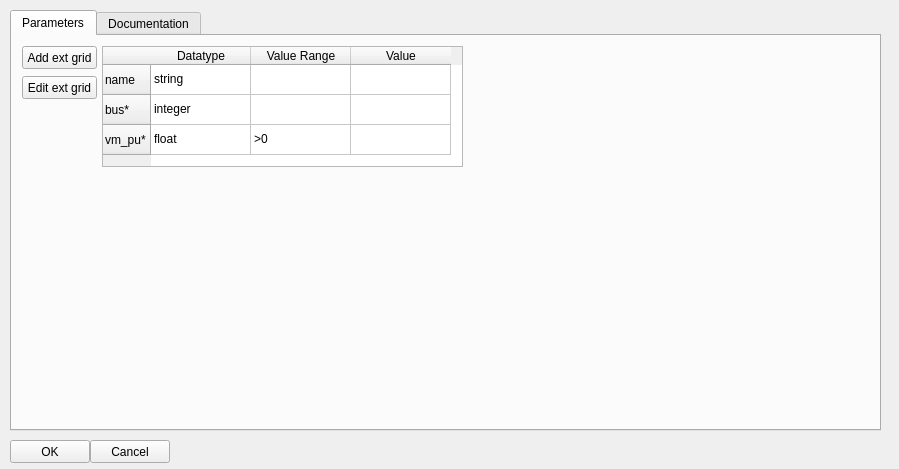
<?xml version="1.0" encoding="UTF-8"?>
<ui version="4.0">
 <class>Form</class>
 <widget class="QWidget" name="Form">
  <property name="geometry">
   <rect>
    <x>0</x>
    <y>0</y>
    <width>899</width>
    <height>469</height>
   </rect>
  </property>
  <property name="windowTitle">
   <string>Add External Grid</string>
  </property>
  <widget class="QTabWidget" name="tabWidget">
   <property name="geometry">
    <rect>
     <x>10</x>
     <y>10</y>
     <width>871</width>
     <height>421</height>
    </rect>
   </property>
   <property name="currentIndex">
    <number>0</number>
   </property>
   <widget class="QWidget" name="tab_3">
    <attribute name="title">
     <string>Parameters</string>
    </attribute>
    <widget class="QTableWidget" name="parameter_table">
     <property name="geometry">
      <rect>
       <x>90</x>
       <y>10</y>
       <width>361</width>
       <height>121</height>
      </rect>
     </property>
     <row>
      <property name="text">
       <string>name</string>
      </property>
     </row>
     <row>
      <property name="text">
       <string>bus*</string>
      </property>
     </row>
     <row>
      <property name="text">
       <string>vm_pu*</string>
      </property>
     </row>
     <column>
      <property name="text">
       <string>Datatype</string>
      </property>
     </column>
     <column>
      <property name="text">
       <string>Value Range</string>
      </property>
     </column>
     <column>
      <property name="text">
       <string>Value</string>
      </property>
     </column>
     <item row="0" column="0">
      <property name="text">
       <string>string</string>
      </property>
     </item>
     <item row="0" column="2">
      <property name="text">
       <string/>
      </property>
      <property name="background">
       <brush brushstyle="NoBrush">
        <color alpha="255">
         <red>255</red>
         <green>255</green>
         <blue>0</blue>
        </color>
       </brush>
      </property>
     </item>
     <item row="1" column="0">
      <property name="text">
       <string>integer</string>
      </property>
     </item>
     <item row="2" column="0">
      <property name="text">
       <string>float</string>
      </property>
     </item>
     <item row="2" column="1">
      <property name="text">
       <string>&gt;0</string>
      </property>
     </item>
    </widget>
    <widget class="QPushButton" name="add_ext_grid">
     <property name="geometry">
      <rect>
       <x>10</x>
       <y>10</y>
       <width>75</width>
       <height>23</height>
      </rect>
     </property>
     <property name="text">
      <string>Add ext grid</string>
     </property>
    </widget>
    <widget class="QPushButton" name="edit_ext_grid">
     <property name="geometry">
      <rect>
       <x>10</x>
       <y>40</y>
       <width>75</width>
       <height>23</height>
      </rect>
     </property>
     <property name="text">
      <string>Edit ext grid</string>
     </property>
    </widget>
   </widget>
   <widget class="QWidget" name="tab_4">
    <attribute name="title">
     <string>Documentation</string>
    </attribute>
    <widget class="QWidget" name="verticalLayoutWidget_3">
     <property name="geometry">
      <rect>
       <x>9</x>
       <y>9</y>
       <width>621</width>
       <height>381</height>
      </rect>
     </property>
     <layout class="QVBoxLayout" name="docsView"/>
    </widget>
    <widget class="QWidget" name="verticalLayoutWidget_4">
     <property name="geometry">
      <rect>
       <x>639</x>
       <y>-1</y>
       <width>211</width>
       <height>401</height>
      </rect>
     </property>
     <layout class="QVBoxLayout" name="elementView"/>
    </widget>
   </widget>
  </widget>
  <widget class="QPushButton" name="cancel">
   <property name="geometry">
    <rect>
     <x>90</x>
     <y>440</y>
     <width>80</width>
     <height>23</height>
    </rect>
   </property>
   <property name="text">
    <string>Cancel</string>
   </property>
  </widget>
  <widget class="QPushButton" name="ok">
   <property name="geometry">
    <rect>
     <x>10</x>
     <y>440</y>
     <width>80</width>
     <height>23</height>
    </rect>
   </property>
   <property name="text">
    <string>OK</string>
   </property>
  </widget>
 </widget>
 <resources/>
 <connections/>
</ui>
